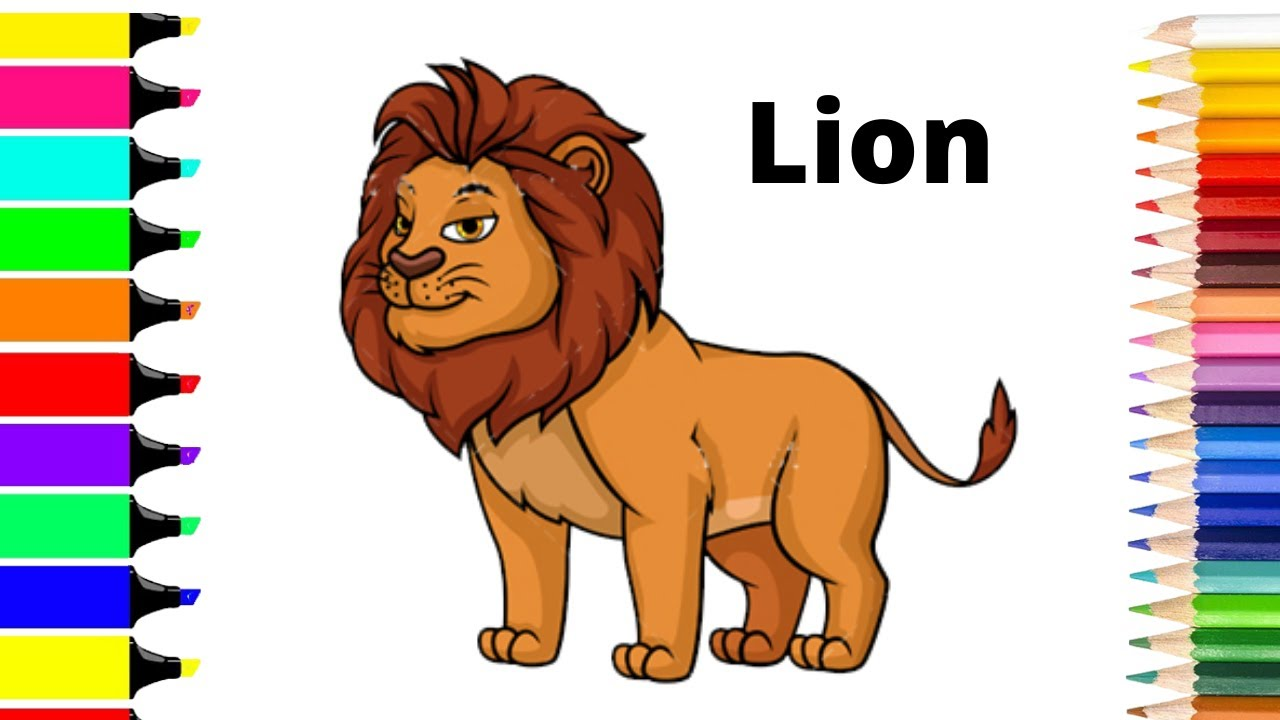
#> input picture ImagePreprocessing/lion.jpg, 1280 x 720 px
$ python grascale_conversion.py
#> lines starting #> are read from the running program, lines starting #| are printed output that depends on the picture
import cv2 as cv
import numpy as np

img = cv.imread("lion.jpg")
#> img is the input picture: shape (720, 1280, 3); mean B, G, R 172.6, 189.7, 209.1
#cv.imshow("img", img)
#cv.waitKey(0)

cvt_img =cv.cvtColor(img, cv.COLOR_BGR2GRAY)
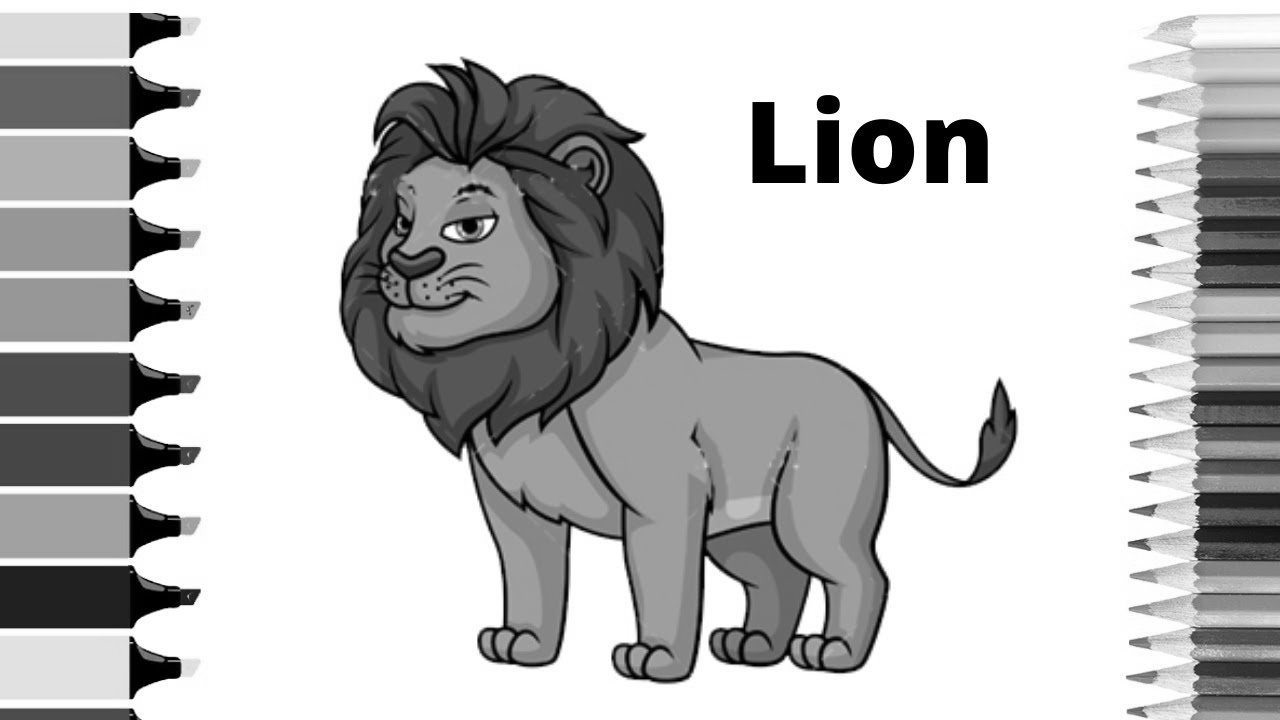
#> cvt_img: shape (720, 1280); min 0, max 255, mean 193.5

cv.imshow("gr", cvt_img)
cv.waitKey(0)
